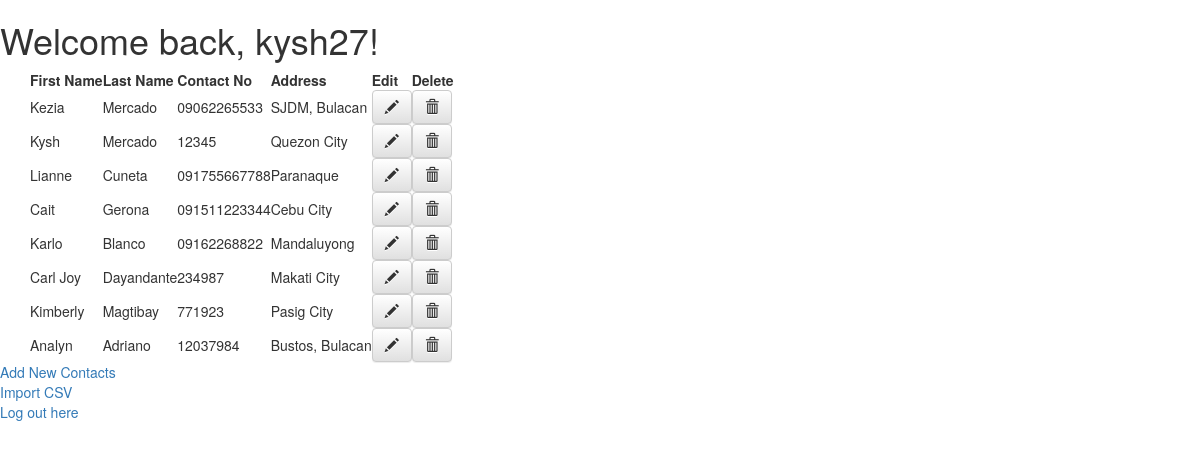
The app's page /home/ (signed in) with its own data.
### addbook/models.py (models this page shows, shortened)
class AddressBook(models.Model):
    useridfk = models.ForeignKey('auth.User', on_delete=models.CASCADE)
    fName = models.CharField(max_length = 50)
    lName = models.CharField(max_length = 50)
    contactNum = models.CharField(max_length = 20)
    address = models.TextField()
    def __str__(self):
        return self.fName

### addbook/views.py (the view)
# urls.py: url(r'home/$', views.home, name='home'),
def home(request):
    contacts = AddressBook.objects.filter(useridfk=request.user)
    print ("model contact: " + str(contacts))
    return render(request, 'addbook/home.html', {'contacts': contacts})

### addbook/templates/addbook/home.html (shortened to what this page needs)
<!DOCTYPE html>
<html>
    <head>
        <link rel="stylesheet" href="//maxcdn.bootstrapcdn.com/bootstrap/3.2.0/css/bootstrap.min.css">
        <link rel="stylesheet" href="//maxcdn.bootstrapcdn.com/bootstrap/3.2.0/css/bootstrap-theme.min.css">
    </head>
    <body>
        {% if request.user.is_authenticated %}
            <h1>Welcome back, {{ user }}!</h1>
            {% if contacts %}
                <div class = "container">
                    <table>
                        <div class="row">
                                <tr>
                                    <div class="col-sm">
                                    <th>First Name</th></div>
                                    <th>Last Name</th>
                                    <th>Contact No</th>
                                    <th>Address</th>
                                    <th>Edit</th>
                                    <th>Delete</th>
                                </tr>
                            </div>
                        </div>
                        {% for i in contacts %}
                            <tr>
                                <td>{{ i.fName }}</td>
                                <td>{{ i.lName }}</td>
                                <td>{{ i.contactNum }}</td>
                                <td>{{ i.address }}</td>
                                <td><a class="btn btn-default" href="{% url 'post_edit' pk=i.pk %}">
                                    <span class="glyphicon glyphicon-pencil"></span></a>
                                </td>
                                <td><a class="btn btn-default" href="{% url 'post_delete' pk=i.pk %}">
                                    <span class="glyphicon glyphicon-trash"></span></a>
                                </td>
                            </tr>
                        {% endfor %}
            {% else %}
                <strong>There are no contacts available.</strong>
            {% endif %}
            <div>
                <a href="/addbook/add/">Add New Contacts</a>
            </div>
            <div>
                <a href="/addbook/import/">Import CSV</a>
            </div>
            <div>
                <a href="/addbook/logout/">Log out here</a>
            </div>
        {% else %}
            <h1>Welcome to the Home Page!</h1>
            <a href="/addbook/register/">Register Here</a><br />
            <a href="/addbook/login/">Login Here</a>
        {% endif %}
    </body>
</html>

### records on screen
AddressBook: fName "Kezia", lName "Mercado", contactNum "09062265533", address "SJDM, Bulacan"
AddressBook: fName "Kysh", lName "Mercado", contactNum "12345", address "Quezon City"
AddressBook: fName "Lianne", lName "Cuneta", contactNum "091755667788", address "Paranaque"
AddressBook: fName "Cait", lName "Gerona", contactNum "091511223344", address "Cebu City"
AddressBook: fName "Karlo", lName "Blanco", contactNum "09162268822", address "Mandaluyong"
AddressBook: fName "Carl Joy", lName "Dayandante", contactNum "234987", address "Makati City"
AddressBook: fName "Kimberly", lName "Magtibay", contactNum "771923", address "Pasig City"
AddressBook: fName "Analyn", lName "Adriano", contactNum "12037984", address "Bustos, Bulacan"

### other values on screen
{{ user }} "kysh27"
